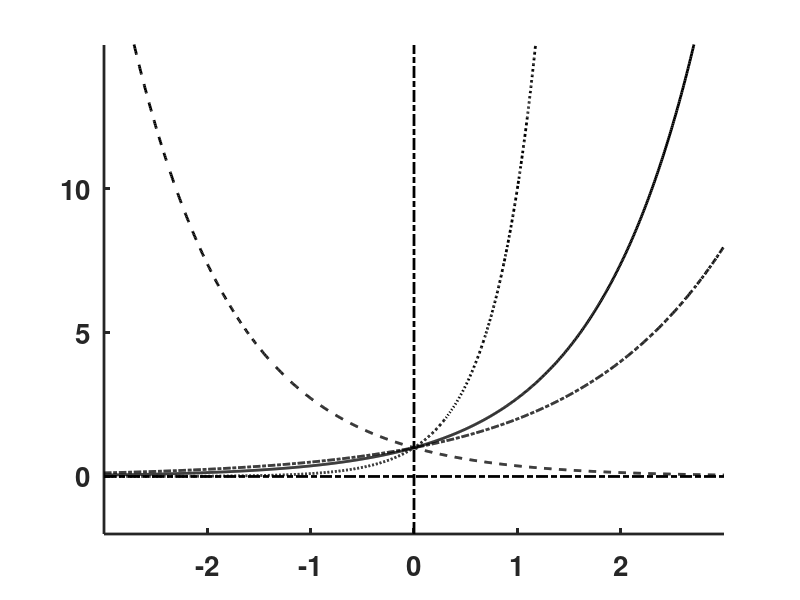

Write the MATLAB code that produced this figure. (Note: this script raises an error after producing the figure.)
clear;  figure('Position',[100 100 700 400],'Color',[1 1 1]); clf;  hold on; 

xy=[-3 3 -2 15];
xx=linspace(-3,3,1000);  ym1=exp(xx);  
h(1)=plot(xx,ym1,'k','LineWidth',2)
xx=linspace(-3,3,1000);  ym1=exp(-xx);  
h(2)=plot(xx,ym1,'k--','LineWidth',2)
xx=linspace(-3,3,1000);  ym1=2.^xx;  
h(3)=plot(xx,ym1,'k-.','LineWidth',2)
xx=linspace(-3,3,1000);  ym1=10.^xx;  
h(4)=plot(xx,ym1,'k:','LineWidth',2)
set(gca,'LineWidth',2); 
axis(xy); axis manual;
plot([xy(1) xy(2)],[0 0],'k-.','LineWidth',2);
plot([0 0],[xy(3) xy(4)],'k-.','LineWidth',2);
set(gca,'XTick',[-2 -1 0 1 2 ],'YTick',[0 5 10],'FontSize',20,'FontWeight','bold');


%assign labels for handles
legend(h,'e^{x}','e^{-x}','10^{x}','2^{x}',2);
%export to eps (change path and file name accordingly)
%print('-depsc2',sprintf('C:\\Documents and Settings\\ajay\\Desktop\\BootCampFig_1203\\BC_2003\\matlab\\fig13'));


